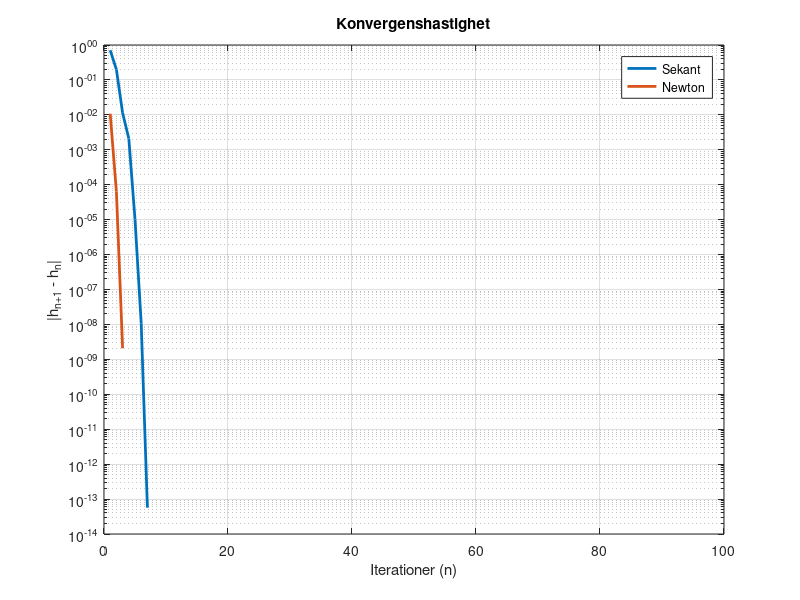

Write MATLAB code to recreate this figure.
% Uppgift 2a Newtons metod (har lite problem med startgissning)
H = 0.5;
f = @(x) 8 * exp(-x/2) * cos(3 * x) - H; % funktionen
fp = @(x) -4 * exp(-x/2) * cos(3 * x) - 24 * exp(-x/2) * sin(3 * x); % derivatan av funktionen

x = 4.49; % Startgissning (måste ändras för nu divergerar funtionen wierd)
tol = 1e-8; % Tolerans
diffx = 1; iter = 0; maxiter = 100;

while diffx > tol && iter < maxiter % sålänge diff är större än tolerasen
    iter = iter + 1; % öka antal iterationer
    xnew = x - (f ( x ) / fp ( x )) ; % Räkna xn+1=xn-(f(x)/f'(x)) 
    diffx = abs ( xnew - x ) ; % skillnaden/längden mellan två pinkter:  | x ( n +1) -x ( n ) |
    x = xnew ; % Uppdatera xn med värdet av xn+1, alltså stargissningen uppdateras
    disp ([ iter xnew diffx ]) % Utskrift pa skarmen
 end
T_newton=x %resultat


%---------_________________-----------------_______________________-----------------------___________________

% Uppgift 2b : Secant method (funkar bra)
H=0.5;
g = @(x) 8 * exp(-x/2) * cos(3 * x) - H; % funitionen
% Startgissning
h0 = 4; 
h1 = 5;
tol = 1e-8; % tolerans
diffx = 1; % differensen
iter = 0; % antal iterationer
maxiter = 100;

while diffx > tol && iter < maxiter % sålänge differensen är större än toleransen
    iter = iter + 1; % Increment iteration 
    hnew = h1 - g(h1) * ((h1 - h0) / (g(h1) - g(h0))); % räkna xn+1 = xn-f(xn)*(x-xn)/f(xn)-f(x0) här är xn =h1 och x= h0
    diffx = abs(hnew - h1); % skillnaden/längden mellan två pinkter:  | x ( n +1) -x ( n ) |
    h0 = h1;  % uppdatera så att i andra iteration x=h1
    h1 = hnew; % uppdatera så att i andra iteration xn = xn+1 alltså den nya x värdet
    disp([iter, hnew, diffx]); 
end
T_sekant = h1

%---------------________________------------______________---------------______________---------------------

%Uppgift 2c: Jämför konvergenshastigheten

% #############  Kopiera sekants metod ################

% Startgissning
h0 = 4; 
h1 = 5;
diffx = []; % Difference till en vector för att lagra skillnader |h_{n+1} - h_n| för olika n ={0,1,2....}
iter = 0;
maxiter = 100; % Maximalt antal iterationer
while iter < maxiter
    iter = iter + 1; % Öka antal iterationer
    % Beräkna nästa steg
    hnew = h1 - g(h1) * ((h1 - h0) / (g(h1) - g(h0))); 
    % Spara skillnaden |h_{n+1} - h_n|
    diffx = [diffx, abs(hnew - h1)];
    % Uppdatera för nästa iteration
    h0 = h1;
    h1 = hnew;
end
%###########  kopiera Newtons metod  ###############

x = 4.49; % Startgissning
diffx1 = []; %Difference till en vector för att lagra skillnader |h_{n+1} - h_n| för olika n ={0,1,2....}
iter1 = 0; maxiter = 100;
while iter1 < maxiter
    iter1 = iter1 + 1; % increment iterations
    xnew = x - (f ( x ) / fp ( x )) ; % räkna xn+1
    diffx1 = [diffx1, abs( xnew - x )] ; % lägg till diff för varje iteration i vektorn
    x = xnew ; % uppdatera startgissning
 end

% ###############  Plotta konvergenshastigheten  ################
figure;
semilogy(1:length(diffx), diffx,'LineWidth',2);
hold on;
semilogy(1:length(diffx1), diffx1, 'LineWidth',2);

grid on;

xlabel('Iterationer (n)');
ylabel('|h_{n+1} - h_n|');
title('Konvergenshastighet');
legend('Sekant', 'Newton');


%________----------------_________________------------------___________________------------------------_____

% Uppgift 2d (måste fixa probelemt med startgissning, samma problem som i 2a)
H = 2.8464405473 ; % byt H = 2.8464405473 
v = @(x) 8 * exp(-x/2) * cos(3 * x) - H; % funktionen
vp = @(x) -4 * exp(-x/2) * cos(3 * x) - 24 * exp(-x/2) * sin(3 * x); % derivatan av funktionen

x = 0.4; % Startgissning (måste ändras för nu divergerar funtionen wierd)
tol = 1e-8; % Tolerans
diffx = 1; iter = 0; maxiter = 100;

while diffx > tol && iter < maxiter % sålänge diff är större än tolerasen
    iter = iter + 1; % öka anta iterationer
    xnew = x - (v ( x ) / vp ( x )) ; % Räkna xn+1=xn-(f(x)/f'(x)) 
    diffx = abs ( xnew - x ) ; % skillnaden/längden mellan två pinkter:  | x ( n +1) -x ( n ) |
    x = xnew ; % Uppdatera xn med värdet av xn+1, alltså stargissningen uppdateras
    disp ([ iter xnew diffx ]) % Utskrift pa skarmen
 end
TN=x %resultat
